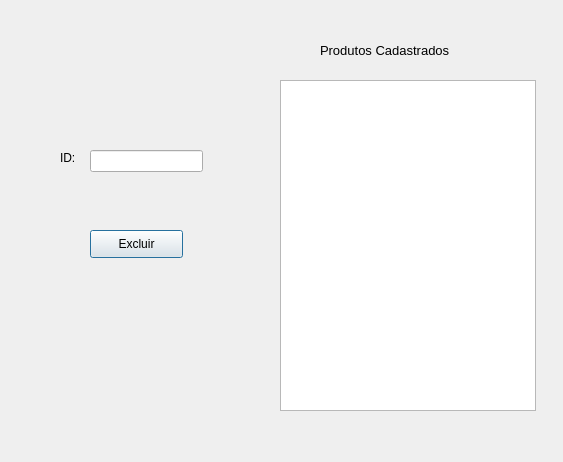
<?xml version="1.0" encoding="UTF-8"?>
<ui version="4.0">
 <class>Dialog</class>
 <widget class="QDialog" name="Dialog">
  <property name="geometry">
   <rect>
    <x>0</x>
    <y>0</y>
    <width>563</width>
    <height>462</height>
   </rect>
  </property>
  <property name="windowTitle">
   <string>Dialog</string>
  </property>
  <widget class="QTableView" name="tableView">
   <property name="geometry">
    <rect>
     <x>280</x>
     <y>80</y>
     <width>256</width>
     <height>331</height>
    </rect>
   </property>
  </widget>
  <widget class="QLabel" name="label">
   <property name="geometry">
    <rect>
     <x>60</x>
     <y>150</y>
     <width>31</width>
     <height>16</height>
    </rect>
   </property>
   <property name="text">
    <string>ID:</string>
   </property>
  </widget>
  <widget class="QLineEdit" name="lineEdit">
   <property name="geometry">
    <rect>
     <x>90</x>
     <y>150</y>
     <width>113</width>
     <height>22</height>
    </rect>
   </property>
  </widget>
  <widget class="QPushButton" name="pushButton">
   <property name="geometry">
    <rect>
     <x>90</x>
     <y>230</y>
     <width>93</width>
     <height>28</height>
    </rect>
   </property>
   <property name="text">
    <string>Excluir</string>
   </property>
  </widget>
  <widget class="QLabel" name="label_2">
   <property name="geometry">
    <rect>
     <x>320</x>
     <y>40</y>
     <width>171</width>
     <height>20</height>
    </rect>
   </property>
   <property name="font">
    <font>
     <pointsize>10</pointsize>
    </font>
   </property>
   <property name="text">
    <string>Produtos Cadastrados</string>
   </property>
  </widget>
 </widget>
 <resources/>
 <connections/>
</ui>
